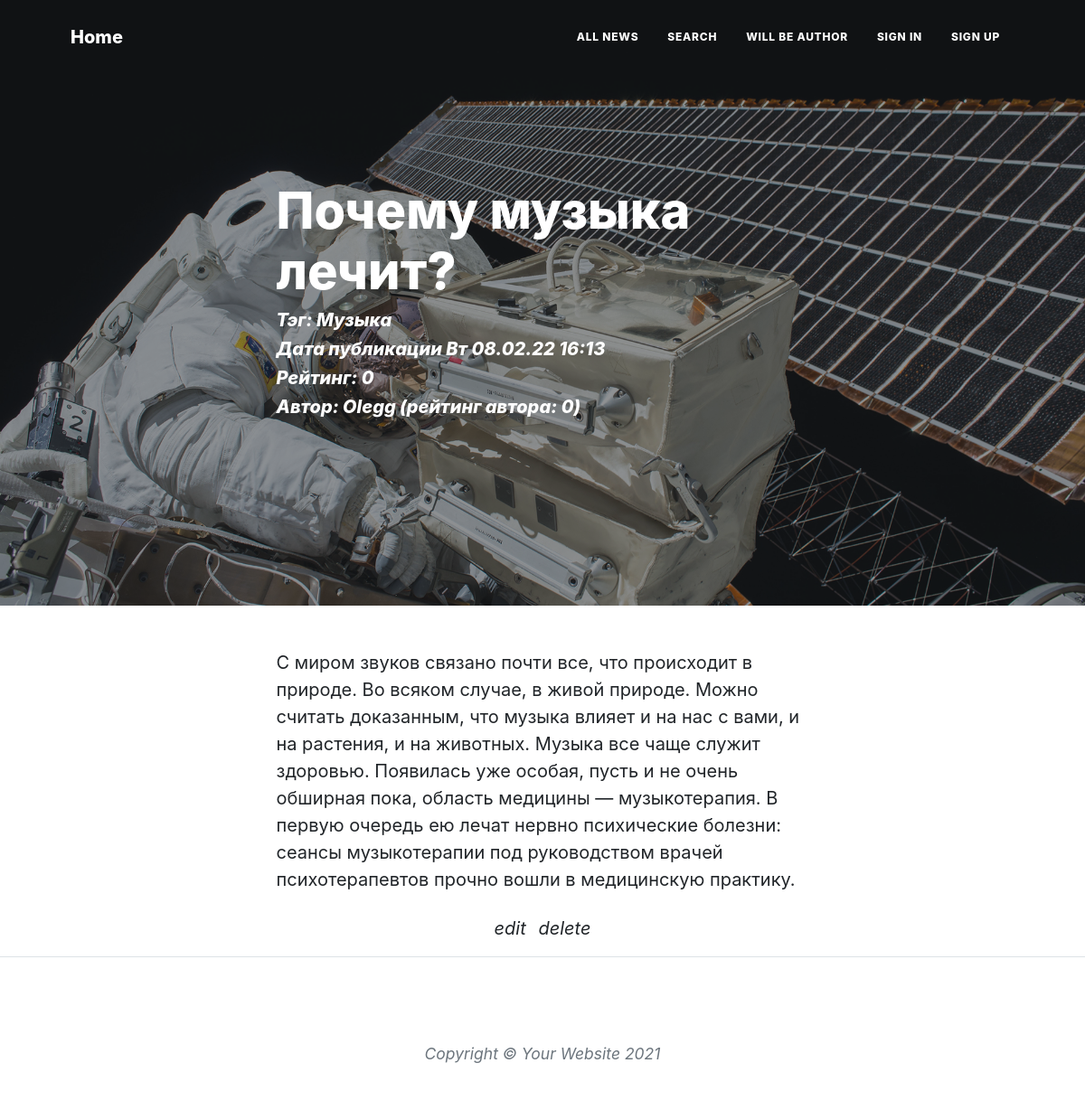
Screenshot of /news/8/ with the database file from the repository.
### news/models.py (models this page shows, shortened)
class Post(models.Model):
    story = 'ST'
    news = 'NW'
    VARIANTS = [
        (story, 'статья'),
        (news, 'новость'),
    ]
    type = models.CharField('Тип', max_length=2, choices=VARIANTS)
    time = models.DateTimeField('Дата публикации', auto_now_add=True)
    header = models.CharField('Заголовок', max_length=255)
    text = models.TextField('Текст')
    rating = models.IntegerField('Рейтинг', default=0)
    author = models.ForeignKey(Author, verbose_name='Автор', on_delete=models.CASCADE)
    category = models.ManyToManyField(Category, verbose_name='Категории', related_name='post_category')
    class Meta:
        verbose_name = 'Публикация'
        verbose_name_plural = 'Публикации'

class Category(models.Model):
    name = models.CharField('Категория', max_length=150, unique=True)
    class Meta:
        verbose_name = 'Категория'
        verbose_name_plural = 'Категории'

class Author(models.Model):
    name = models.OneToOneField(User, verbose_name='Автор', on_delete=models.CASCADE)
    rating = models.IntegerField('Рейтинг', default=0)
    class Meta:
        verbose_name = 'Автор'
        verbose_name_plural = 'Авторы'

### news/views.py (the view)
# urls.py: path('<int:pk>/', PostView.as_view(), name='detail'),
class PostView(DetailView):
    model = Post
    context_object_name = 'post'
    def get_context_data(self, **kwargs):
        context = super().get_context_data(**kwargs)
        context['is_not_author'] = not self.request.user.groups.filter(name='authors').exists()
        context['is_author'] = self.request.user.groups.filter(name='authors').exists()
        return context

### news/templatetags/custom_filters.py (called while the page is built)
@register.filter(name='censor')
def censor(value):
    bad_words = ['kaka', 'saka', 'nigga']
    text = set(value.split())
    for i in text:
        for j in bad_words:
            if i == j:
                return value.replace(i, '***')
    return value

### templates/news/Post_detail.html (shortened to what this page needs)
{% extends 'news/Base.html' %}
{% load static %}
{% load custom_filters %}
{% block content %}
        <header class="masthead" style="background-image: url({% static 'news/assets/img/post-bg.jpg' %})">
            <div class="container position-relative px-4 px-lg-5">
                <div class="row gx-4 gx-lg-5 justify-content-center">
                    <div class="col-md-10 col-lg-8 col-xl-7">
                        <div class="post-heading">
                            <h1>{{ post.header }}</h1>
                            <span class="meta">
                                <h5>Тэг: {% for cat in post.category.all %} {{ cat.name }} {% endfor %}</h5>
                                <h5>Дата публикации {{ post.time|date:'D d.m.y H:i'}}</h5>
                                <h5>Рейтинг: {{ post.rating }}</h5>
                                <h5>Автор: {{ post.author.name.username }} (рейтинг автора: {{ post.author.rating }})</h5>
                            </span>
                        </div>
                    </div>
                </div>
            </div>
        </header>
        <article class="mb-4">
            <div class="container px-4 px-lg-5">
                <div class="row gx-4 gx-lg-5 justify-content-center">
                    <div class="col-md-10 col-lg-8 col-xl-7">
                        {{ post.text|censor }}
                    </div>
                </div>
            </div>
        </article>
        <div class="container px-4 px-lg-5">
                <div class="row gx-4 gx-lg-5 justify-content-center">
                    <div class="col-md-10 col-lg-8 col-xl-7">
                        <ul class="list-inline text-center">
                            <li class="list-inline-item">
                                <a href="{% url 'edit' post.id %}">
                                    <span class="fa-stack fa-lg">
                                        <i class="post-subtitle">edit</i>
                                    </span>
                                </a>
                            </li>
                            <li class="list-inline-item">
                                <a href="{% url 'delete' post.id %}">
                                    <span class="fa-stack fa-lg">
                                        <i class="post-subtitle">delete</i>
                                    </span>
                                </a>
                            </li>
                        </ul>
                    </div>
                </div>
            </div>
{% endblock content %}

### rows the page displays
Post: header "Почему музыка лечит?", time "Вт 08.02.22 16:13", rating "0", author.name.username "Olegg", author.rating "0", text|censor "С миром звуков связано почти все, что происходит в природе. Во всяком случае, в живой природе. Можно считать доказанным, что музыка влияет и на нас с вами, и на растения, и на животных. Музыка все чаще служит здоровью. Появилась уже особая, пусть и не очень обширная пока, область медицины — музыкотерапия. В первую очередь ею лечат нервно психические болезни: сеансы музыкотерапии под руководством врачей психотерапевтов прочно вошли в медицинскую практику."
Category: name "Музыка"
